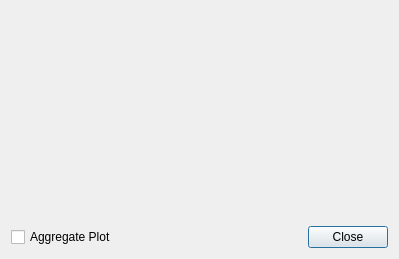
<?xml version="1.0" encoding="UTF-8"?>
<ui version="4.0">
 <class>RecPlot</class>
 <widget class="QDialog" name="RecPlot">
  <property name="geometry">
   <rect>
    <x>0</x>
    <y>0</y>
    <width>399</width>
    <height>259</height>
   </rect>
  </property>
  <property name="windowTitle">
   <string>Dialog</string>
  </property>
  <layout class="QGridLayout" name="gridLayout">
   <item row="1" column="2">
    <widget class="QDialogButtonBox" name="buttonBox">
     <property name="orientation">
      <enum>Qt::Horizontal</enum>
     </property>
     <property name="standardButtons">
      <set>QDialogButtonBox::Close</set>
     </property>
    </widget>
   </item>
   <item row="1" column="1">
    <widget class="QCheckBox" name="aggregateButton">
     <property name="text">
      <string>Aggregate Plot</string>
     </property>
    </widget>
   </item>
   <item row="0" column="1" colspan="2">
    <widget class="QWidget" name="canvas" native="true"/>
   </item>
  </layout>
 </widget>
 <resources/>
 <connections>
  <connection>
   <sender>buttonBox</sender>
   <signal>accepted()</signal>
   <receiver>RecPlot</receiver>
   <slot>accept()</slot>
   <hints>
    <hint type="sourcelabel">
     <x>248</x>
     <y>254</y>
    </hint>
    <hint type="destinationlabel">
     <x>157</x>
     <y>274</y>
    </hint>
   </hints>
  </connection>
  <connection>
   <sender>buttonBox</sender>
   <signal>rejected()</signal>
   <receiver>RecPlot</receiver>
   <slot>reject()</slot>
   <hints>
    <hint type="sourcelabel">
     <x>316</x>
     <y>260</y>
    </hint>
    <hint type="destinationlabel">
     <x>286</x>
     <y>274</y>
    </hint>
   </hints>
  </connection>
 </connections>
</ui>
